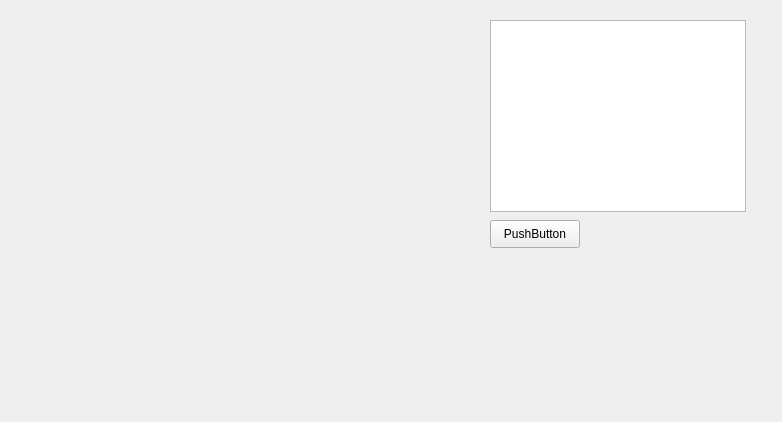
<?xml version="1.0" encoding="UTF-8"?>
<ui version="4.0">
 <class>Import</class>
 <widget class="QWidget" name="Import">
  <property name="geometry">
   <rect>
    <x>0</x>
    <y>0</y>
    <width>782</width>
    <height>422</height>
   </rect>
  </property>
  <property name="windowTitle">
   <string>Form</string>
  </property>
  <widget class="QListWidget" name="listWidget">
   <property name="geometry">
    <rect>
     <x>490</x>
     <y>20</y>
     <width>256</width>
     <height>192</height>
    </rect>
   </property>
  </widget>
  <widget class="QPushButton" name="pushButton">
   <property name="geometry">
    <rect>
     <x>490</x>
     <y>220</y>
     <width>90</width>
     <height>28</height>
    </rect>
   </property>
   <property name="text">
    <string>PushButton</string>
   </property>
  </widget>
 </widget>
 <resources/>
 <connections/>
</ui>
